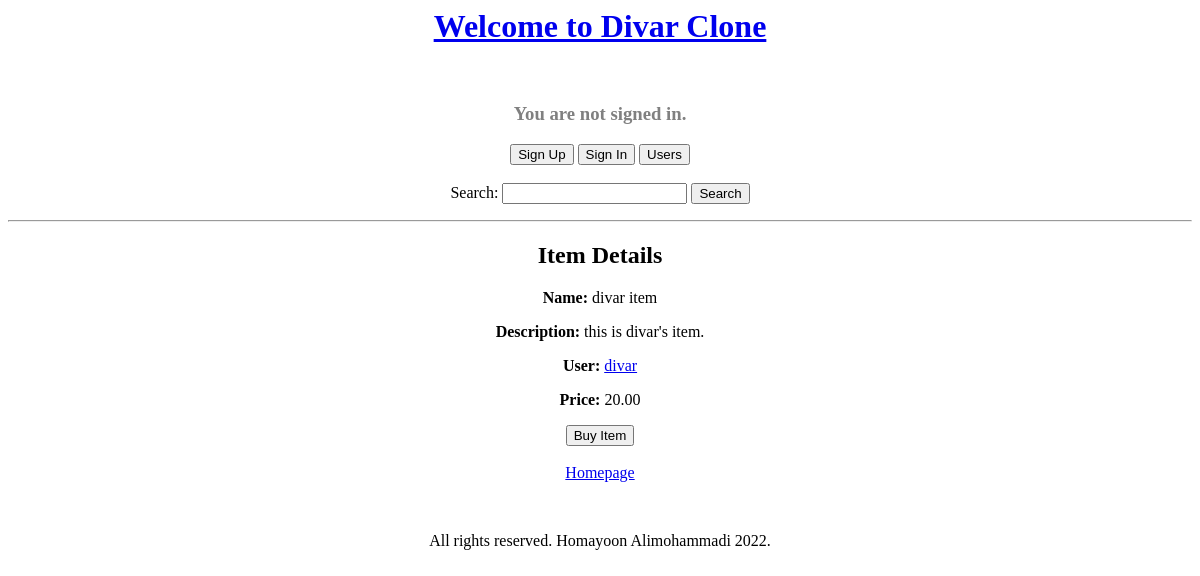
Page /items/1/ on the committed database.
### core/models.py (models this page shows, shortened)
class Item(models.Model):
    name = models.CharField(max_length=128)
    description = models.TextField(max_length=1024, null=True, blank=True)
    price = models.DecimalField(max_digits=10, decimal_places=2)
    image = models.ImageField(upload_to="items/", null=True, blank=True)
    user = models.ForeignKey(User, related_name="items", on_delete=models.CASCADE)

### core/views.py (the view)
# urls.py: path("<int:item_id>/", views.item_details_view, name="item_details"),
def item_details_view(request, item_id: int):
    item = get_object_or_404(Item, pk=item_id)
    context = {"item": item}
    return render(request, "item_details.html", context=context)

### templates/item_details.html (shortened to what this page needs)
{% extends "layout.html" %}
    {% block body %}
    <div>
        <h2>Item Details</h2>
        <p><b>Name:</b> {{item.name}}</p>
        {% if item.description %}
            <p><b>Description:</b> {{item.description}}</p>
        {% endif %}
        <p><b>User:</b> <a href={% url 'core:user_details' item.user.pk %}>{{item.user}}</a></p>
        <p><b>Price:</b> {{item.price}}</p>
        {% if request.user == item.user %}
            <a href={% url 'core:item_delete' item.pk %}><button type='button'>Delete Item</button></a>
        {% else %}
            <a href={% url 'core:item_buy' item.pk %}><button type='button'>Buy Item</button></a>
        {% endif %}
    </div>
    <br/>
    <a href={% url 'core:index' %}>Homepage</a>
    {% endblock %}

### rows in the picture
Item: name "divar item", description "this is divar's item.", user "divar", price "20.00"
